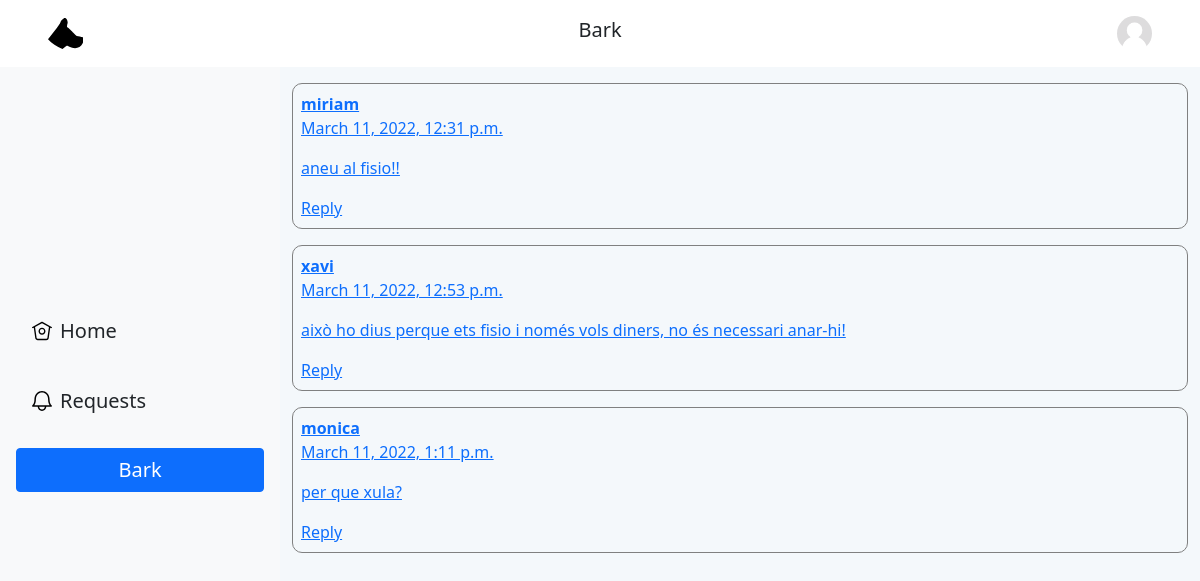
The app's page /bark/7/ (signed in) with its own data.
### BarkerApp/models.py (models this page shows, shortened)
class Bark(models.Model):
	reply_to = models.ForeignKey("self", blank=True, null=True, on_delete=models.SET_NULL, related_name='parent_bark')
	author = models.ForeignKey(Profile, null=True, on_delete=models.SET_NULL)
	text = models.TextField(max_length=280)
	media = models.ImageField(upload_to="barks_media/", null=True, blank=True)
	date = models.DateTimeField(default=datetime.now)
	replies = models.ManyToManyField("self", blank=True, symmetrical=False)

class Profile(models.Model):
	user = models.OneToOneField(User, on_delete=models.CASCADE, primary_key=True)
	bio = models.CharField(max_length=160)
	avatar = models.ImageField(upload_to="profiles_avatar/",blank=True, null=True)
	connected_profiles = models.ManyToManyField("self", blank=True)
	def __str__(self) -> str:
		return self.user.username
	def get_absolute_url(self):
		return reverse('profile', kwargs={'username':self})

### BarkerApp/views.py (the view)
# urls.py: path('bark/<int:bark_id>/', views.get_bark, name='bark'),
def get_bark(request, bark_id):
    bark = get_object_or_404(Bark, id=bark_id)
    context = {
        'bark': bark,
        'editable': bark.author == request.user.profile
    }
    return render(request, 'bark/bark.html', context)

### BarkerApp/templates/bark/bark.html (shortened to what this page needs)
{% extends "base.html" %}
{% load static %}
{% block body %}
{% with template_name="bark/bark_component.html" %}
	{% include template_name %}
{% endwith %}
{% if bark.replies %}
	{% for reply in bark.replies.all %}
		{% with bark=reply template_name="bark/bark_reply_component.html" %}
			{% include template_name %}
		{% endwith %}
	{% endfor %}
{% endif %}
{% endblock %}

### BarkerApp/templates/bark/bark_component.html (shortened to what this page needs)
<a href="/bark/{{bark.id}}">
  <div class="bark">
    <b>{{bark.author.user.username}}</b>
    <p>{{bark.date}}</p>
    <p>{{bark.text}}</p>
    <a class="reply" href="/reply_bark/{{bark.id}}">Reply</a>
  </div>
</a>

### BarkerApp/static/css/custom.css (style rules this page uses)
.bark { border: 1px solid gray; margin-block: 16px; padding: 8px; border-radius: 10px; }

### records on screen
Bark: author.user.username "miriam", date "March 11, 2022, 12:31 p.m.", text "aneu al fisio!!"
Bark: author.user.username "xavi", date "March 11, 2022, 12:53 p.m.", text "això ho dius perque ets fisio i només vols diners, no és necessari anar-hi!"
Bark: author.user.username "monica", date "March 11, 2022, 1:11 p.m.", text "per que xula?"

### other values on screen
{{ request.resolver_match.url_name|capfirst }} "Bark"
